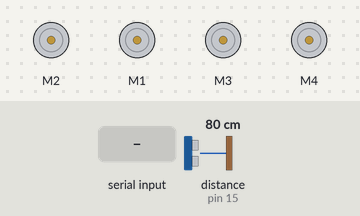
Simulated run of this sketch. Board: Arduino Uno, built with avr-gcc and run on an emulated ATmega328P. On the bench: 4 × DC motor (green arrow = forward, orange = backward, longer = faster). The test bench sets the inputs (shaded band); at power-on: distance to the obstacle (sensor on pin 15) 80 cm. The echo pulse lasts 58.3 µs per cm.

Above: at 1.2 s.
1.3 s: "W" received over Serial
At 2.9 s:
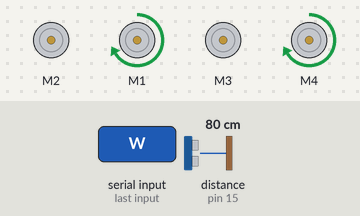
4.3 s: "I" received over Serial
At 6.7 s:
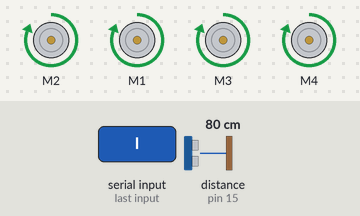
7.3 s: "G" received over Serial
At 7.55 s:
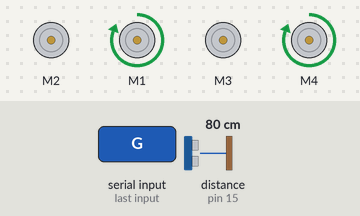
9.3 s: "J" received over Serial
At 9.55 s:
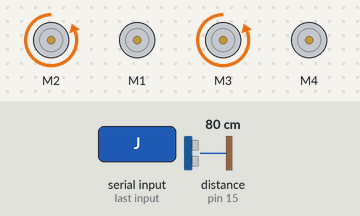
11.3 s: "H" received over Serial
At 11.55 s:
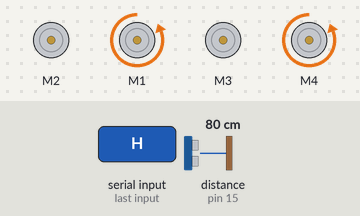
13.3 s: "F90\n" received over Serial
At 13.7 s:
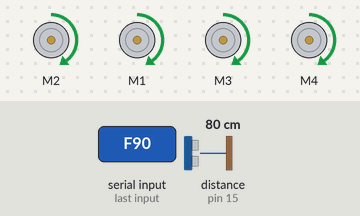
Timing chart, 0 to 16.3 s (numbered marks = the images above; inputs shaded):
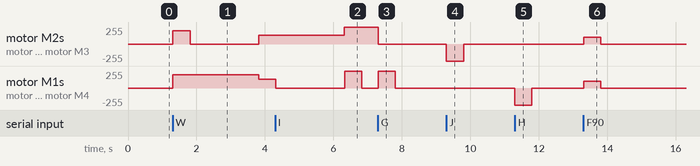

Measured:
- after the input at 1.3 s, motor M2, motor M3: stopped → forward 200/255 at once, → stopped 0.51 s later, → forward 130/255 2.0 s later; motor M1, motor M4: stopped → forward 200/255 at once, → forward 130/255 2.5 s later
- after the input at 4.3 s, motor M2, motor M3: goes on until 6.3 s, then stays forward 255/255
- after the input at 7.3 s, motor M1, motor M4: stopped → forward 255/255 at once, → stopped 0.50 s later
- after the input at 9.3 s, motor M2, motor M3: stopped → backward 255/255 at once, → stopped 0.50 s later
- after the input at 11.3 s, motor M1, motor M4: stopped → backward 255/255 at once, → stopped 0.50 s later
- after the input at 13.3 s, motor M2, motor M1, motor M3, motor M4: stopped → forward 100/255 at once, → stopped 0.50 s later

The sketch:

RoboCar4W-2.ino
```cpp
// (licence header left out)
#include <AFMotor.h>

#define VERSION "RoboCar4W ver.2015.02.12"

/*
 * Уровень отладки.
 * Чем больше, тем подробнее.
 * пока используются уровни:
 * Больше 1 - выдача отладочных сообщений
 * Больше 5 - реально моторы не включаются и дистанция не замеряется, а генерируется рандомно
 */

// определяем моторы
AF_DCMotor motorFrontLeft(2);  //  передний левый
AF_DCMotor motorFrontRight(1); //  передний правый
AF_DCMotor motorRearLeft(3);   //  задний левый
AF_DCMotor motorRearRight(4);  //  задний правый

const byte SPEED_MIN = 100; // минимальная скорость моторов, если меньше - моторы остановятся. Подобрать экспериментально
const byte SPEED_MAX = 255; // максимальная скорость моторов
byte SPEED_CURRENT = 0; // текущая скорость моторов

/*
 * Виды поворотов
 */
const byte MOTOR_ROTATE_RIGHT = 0;  // вправо резкий разворот на месте (все левые колеса крутятся вперед, все правые - назад)
const byte MOTOR_TURN_RIGHT   = 1;  // вправо плавный поворот
const byte MOTOR_ROTATE_LEFT  = 2;  // влево резкий разворот на месте
const byte MOTOR_TURN_LEFT    = 3;  // влево плавный поворот
const byte MOTOR_TURN_BACK_RIGHT = 4; // поворот вправо задним ходом
const byte MOTOR_TURN_BACK_LEFT  = 5;


// в сантиметрах (distance threshold) Пороги расстояний до препятствия
// Если ближе, то стоп
const int DST_STOP = 20;
boolean SAFE_DISTANCE = true; // измерение дистанции и безопасное движение. Если впереди близко препятствие, то стоп
int distance = 0;

/* пины для подключения HC-SR04 Ultrasonic Module Distance Measuring
 * 13, 2 цифровые пины
 * 14, 15 аналоговые пины A0 и A1 соответственно
 */
#define SONIC_PIN_TRIG 14 //13
#define SONIC_PIN_ECHO 15 //2
// Detection distance: 2cm--450cm
const int SONIC_DISTANCE_MAX = 450;
const int SONIC_DISTANCE_MIN = 2;

// для управления по блютуз
char btCommand = 'S';
// счетчики для определения потери связи с блютуз
unsigned long btTimer0 = 2000;  //Stores the time (in millis since execution started)
unsigned long btTimer1 = 0;     //Stores the time when the last command was received from the phone


/******************************************
  Main program
******************************************/

void setup() {
  Serial.begin(9600);
  pinMode(SONIC_PIN_TRIG, OUTPUT);
  pinMode(SONIC_PIN_ECHO, INPUT);
  motorInit();
}


void loop() {
  if (Serial.available() > 0) {
    btTimer1 = millis();
    btCommand = Serial.read();
    //Serial.println(btCommand);
    switch (btCommand){
    case 'F':
      motorRunForward();
      break;
    case 'B':
      motorRunBack();
      break;
    case 'L':
      motorRotateLeft();
      break;
    case 'R':
      motorRotateRight();
      break;
    case 'S':
      motorStop();
      break;
    case 'I':  //FR
      motorTurnRight();
      break;
    case 'G':  //FL
      motorTurnLeft();
      break;
    case 'J':  //BR
      motorTurnBackRight();
      break;
    case 'H':  //BL
      motorTurnBackLeft();
      break;
    case 'W':  // демо программа (в оригинале Lights ON)
      roboCarDemo();
      break;
/*      case 'w':  //Lights OFF
        break;
      case 'U':  //Back ON
        break;
      case 'u':  //Back OFF
        break;
 */      case 'D':  //Everything OFF
      motorStop();
      break;
    case 'V': // ВКЛючить измерение дистанции и безопасное движение (в оригинале - гудок)
      SAFE_DISTANCE = true;
      break;
    case 'v': // ВЫКЛючить измерение дистанции и безопасное движение (в оригинале - гудок)
    SAFE_DISTANCE = false;
      break;
/*       case 'X': // аварийка
        break;
      case 'x': // аварийка
        break;
 */      default:  //Get SPEED_CURRENT
      if ( btCommand == 'q' ){
         motorSetSpeed(SPEED_MAX);  //Full SPEED
      } else{
        //Chars '0' - '9' have an integer equivalence of 48 - 57, accordingly.
        if ( (btCommand >= 48) && (btCommand <= 57) ) {
          // Subtracting 48 changes the range from 48-57 to 0-9.
          // Multiplying by 25 changes the range from 0-9 to 0-225.
          motorSetSpeed( SPEED_MIN + (btCommand - 48) * 15 );
        }
      } // else
    } // switch
  } // if (Serial.available() > 0)
  else{
    btTimer0 = millis();  //Get the current time (millis since execution started).
    //Check if it has been 500ms since we received last btCommand.
    if ((btTimer0 - btTimer1) > 500)   {
      //More tan 500ms have passed since last btCommand received, car is out of range.
      //Therefore stop the car and turn lights off.
      motorStop();
    }
  }
}


/******************************************
  Functions
******************************************/

// инициализация моторов
void motorInit()  {
  // turn on motor
  motorSetSpeed(100); // скорость мотора 0--255, реально меньше 100 не работает. См SPEED_MIN
  motorStop();
}

// безопасно ли ехать вперед?
boolean isSafeDistance() {
    if ( SAFE_DISTANCE )  {
        // замер расстояния
        distance = measureDistance();
        // препятствие так близко что надо ехать назад ?
        if ( distance < DST_STOP ) {
            return false;
        }
    } else {
        return true;
    }
}

// движение вперед по прямой
// если обнаружено препятствие, то машина останавливается и возвращается FALSE, иначе - TRUE
boolean motorRunForward()  {
  if ( !isSafeDistance() )  {
      motorStop();
      return false;
  }
  motorFrontLeft.run(FORWARD);
  motorFrontRight.run(FORWARD);
  motorRearLeft.run(FORWARD);
  motorRearRight.run(FORWARD);
  return true;
}

// движение назад по прямой
void motorRunBack()  {
  motorFrontLeft.run(BACKWARD);
  motorFrontRight.run(BACKWARD);
  motorRearLeft.run(BACKWARD);
  motorRearRight.run(BACKWARD);
}

// правый разворот на месте
void motorRotateRight()  {
  motorFrontLeft.run(FORWARD);
  motorFrontRight.run(BACKWARD);
  motorRearLeft.run(FORWARD);
  motorRearRight.run(BACKWARD);
}

// правый плавный поворот (при движении вперед)
// если обнаружено препятствие, то машина останавливается и возвращается FALSE, иначе - TRUE
boolean motorTurnRight()  {
  if ( !isSafeDistance() )  {
      motorStop();
      return false;
  }
  motorFrontLeft.run(FORWARD);
  motorFrontRight.run(RELEASE);
  motorRearLeft.run(FORWARD);
  motorRearRight.run(RELEASE);
  return true;
}

// правый плавный поворот (при движении назад)
void motorTurnBackRight()  {
  motorFrontLeft.run(BACKWARD);
  motorFrontRight.run(RELEASE);
  motorRearLeft.run(BACKWARD);
  motorRearRight.run(RELEASE);
}

// левый разворот на месте
void motorRotateLeft()  {
  motorFrontLeft.run(BACKWARD);
  motorFrontRight.run(FORWARD);
  motorRearLeft.run(BACKWARD);
  motorRearRight.run(FORWARD);
}

// левый плавный поворот (при движении вперед)
// если обнаружено препятствие, то машина останавливается и возвращается FALSE, иначе - TRUE
boolean motorTurnLeft()  {
  if ( !isSafeDistance() )  {
      motorStop();
      return false;
  }
  motorFrontLeft.run(RELEASE);
  motorFrontRight.run(FORWARD);
  motorRearLeft.run(RELEASE);
  motorRearRight.run(FORWARD);
  return true;
}

// левый плавный поворот (при движении назад)
void motorTurnBackLeft()  {
  motorFrontLeft.run(RELEASE);
  motorFrontRight.run(BACKWARD);
  motorRearLeft.run(RELEASE);
  motorRearRight.run(BACKWARD);
}

// стоп резко
void motorStop()  {
  motorFrontLeft.run(RELEASE);
  motorFrontRight.run(RELEASE);
  motorRearLeft.run(RELEASE);
  motorRearRight.run(RELEASE);
}

// установить скорость 0--255
// см SPEED_MIN
void motorSetSpeed(int speed)  {
  // скорость мотора 0--255
  if (speed > SPEED_MAX)
    speed = SPEED_MAX;
  if (speed < SPEED_MIN)
    speed = SPEED_MIN;
  motorFrontLeft.setSpeed(speed);
  motorFrontRight.setSpeed(speed);
  motorRearLeft.setSpeed(speed);
  motorRearRight.setSpeed(speed);
  // запоминаем текущую скорость
  SPEED_CURRENT = speed;
}

// Возвращает расстояние до препятствия в сантиметрах
int measureDistance()  {
  long duration;
  int  distance;
  /* Для запуска передатчика нужно подать на Trig сигнал, длительностью 10мкс.
   * Передатчик который посылает 8 коротких импульсов с частотой 40kHz.
   * Приемник получает отраженный сигнал и на входе Echo генерируется сигнал,
   * длительность которого равна времени прохождения звукового сигнала.
   */
  digitalWrite(SONIC_PIN_TRIG, LOW); // инициализация перед замером
  delayMicroseconds(5); // 3
  digitalWrite(SONIC_PIN_TRIG, HIGH);
  delayMicroseconds(12); // 10
  digitalWrite(SONIC_PIN_TRIG, LOW);

  duration = pulseIn(SONIC_PIN_ECHO, HIGH);
  // Скорость звука 340 м/с или 29 микросекунд на сантиметр.
  // Звук идет вперед и возвращается назад, таким образом время нужно делить на два
  distance = duration / 58; // = microseconds / 29 / 2

  if (distance < SONIC_DISTANCE_MIN )  // out of range
    return SONIC_DISTANCE_MIN;
  if (distance > SONIC_DISTANCE_MAX )  // out of range
    return SONIC_DISTANCE_MAX;

  return distance;
}

// правый или левый очень плавный поворот (при движении вперед)
// поворот за счет разных скоростей колес
// speedL - скорость левых  колес
// speedR - скорость правых колес
// если (speedL > speedR) то поворот будет вправо и наоборот
// если обнаружено препятствие, то машина останавливается и возвращается FALSE, иначе - TRUE
boolean motorSmoothTurn(byte speedL, byte speedR)  {
  if ( !isSafeDistance() )  {
      motorStop();
      return false;
  }
  // разные скорости
  // левые моторы
  motorFrontLeft.setSpeed(speedL);
  motorRearLeft.setSpeed(speedL);
  // правые моторы
  motorFrontRight.setSpeed(speedR);
  motorRearRight.setSpeed(speedR);
  // ехать вперед
  motorFrontLeft.run(FORWARD);
  motorFrontRight.run(FORWARD);
  motorRearLeft.run(FORWARD);
  motorRearRight.run(FORWARD);

  return true;
}

// Демо программа в автоматическом (неуправляемом) режиме.
// Выписывает фигуру, похожую на 8-ку
// При обнаружении препятствия машина останавливается.
void roboCarDemo()  {
  SAFE_DISTANCE = true; // безопасное движение - стоп при обнаружении препятствия

  // вперед
  motorSetSpeed(200);
  if ( !motorRunForward() ) // если обнаружено препятствие, то стоп
    return;
  delay(500); // временная задержка подбирается экспериментально

  // разворот влево
  if ( !motorTurnLeft() )  // если обнаружено препятствие, то стоп
    return;
  delay(2000);

  // вперед
  motorSetSpeed(130);
  if ( !motorRunForward() )   // если обнаружено препятствие, то стоп
    return;
  delay(500);

  // разворот вправо
  if ( !motorTurnRight() )  // если обнаружено препятствие, то стоп
    return;
  delay(2000);

  // вперед на максималке
  motorSetSpeed(SPEED_MAX);
  if ( !motorRunForward() ) // если обнаружено препятствие, то стоп
    return;
  delay(500);

  // стоп
  motorStop();
}
```
